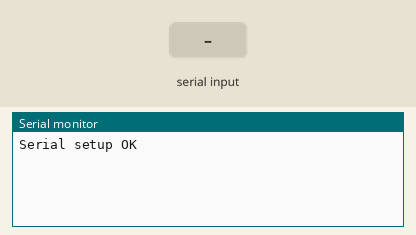
This sketch was run on a simulated Arduino Mega 2560, built with avr-gcc and run on an emulated ATmega2560. On the bench: the last lines printed to the serial monitor. The inputs (shaded band) are chosen by the test bench.

Above: at 1.2 s.
1.3 s: "1" received over the second serial link
At 2.3 s:
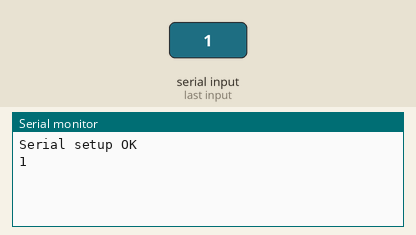
2.8 s: "0" received over the second serial link
At 3.4 s:
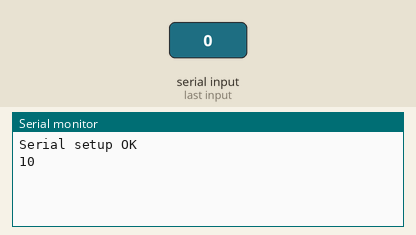

Measured:
- after the input at 1.3 s, the serial monitor: prints a new line at once (image 1)
- after the input at 2.8 s, the serial monitor: prints a new line at once (image 2)

The sketch:

Serial-AT.ino
```cpp
// Emulate Serial1 on pins 6/7 if not present
#ifndef HAVE_HWSERIAL1
#include "SoftwareSerial.h"
SoftwareSerial Serial1(6, 7); // RX, TX
#endif

#define WIFI_SERIAL    Serial1

void setup()
{
  Serial.begin(115200);
  while (!Serial) {
  }

  Serial.print("Serial setup OK\r\n");
  WIFI_SERIAL.begin(115200);
}

void loop()
{
  if (WIFI_SERIAL.available()) {
    Serial.write(WIFI_SERIAL.read());
  }
  if (Serial.available()) {
    WIFI_SERIAL.write(Serial.read());
  }
}
```
